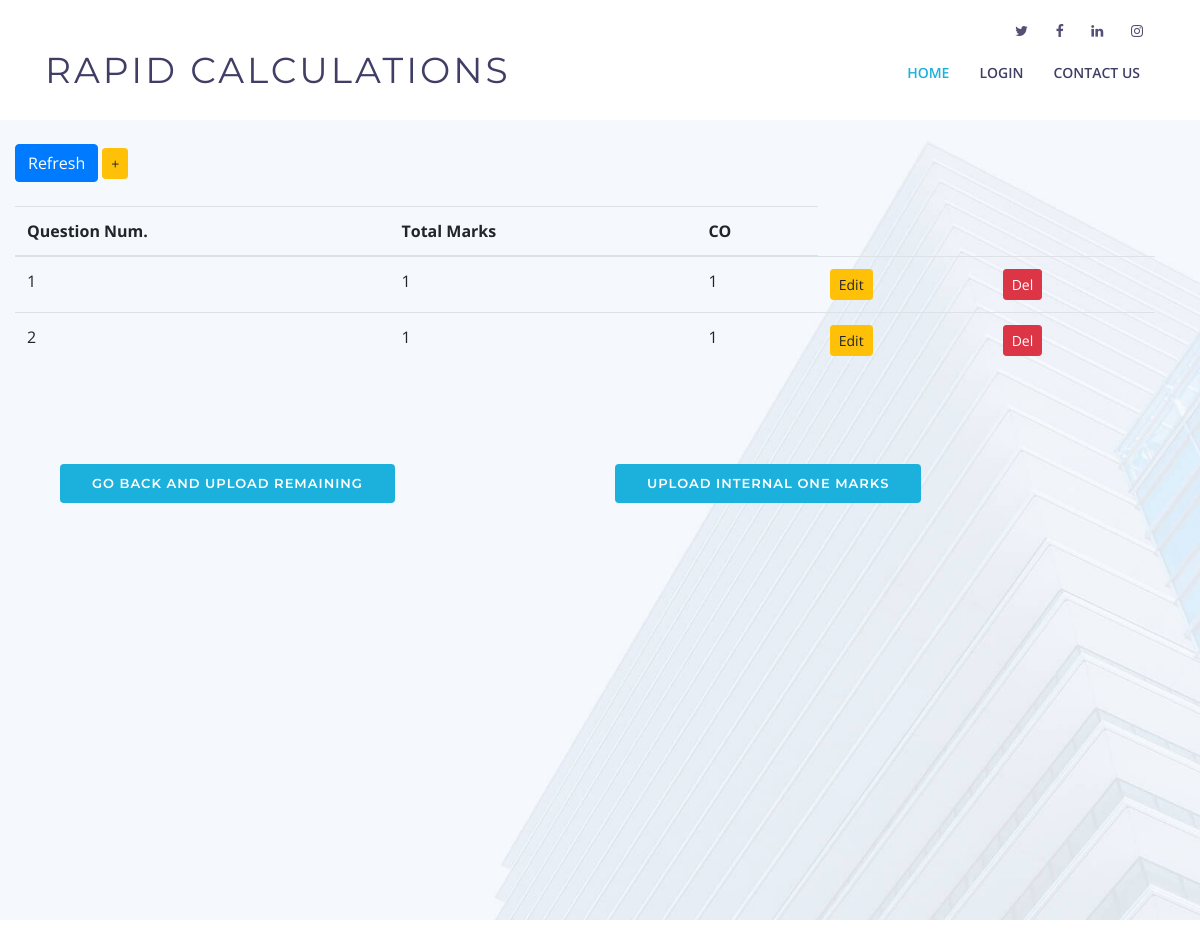
/show_marks_internal_one/, run on an earlier commit of the app's database.
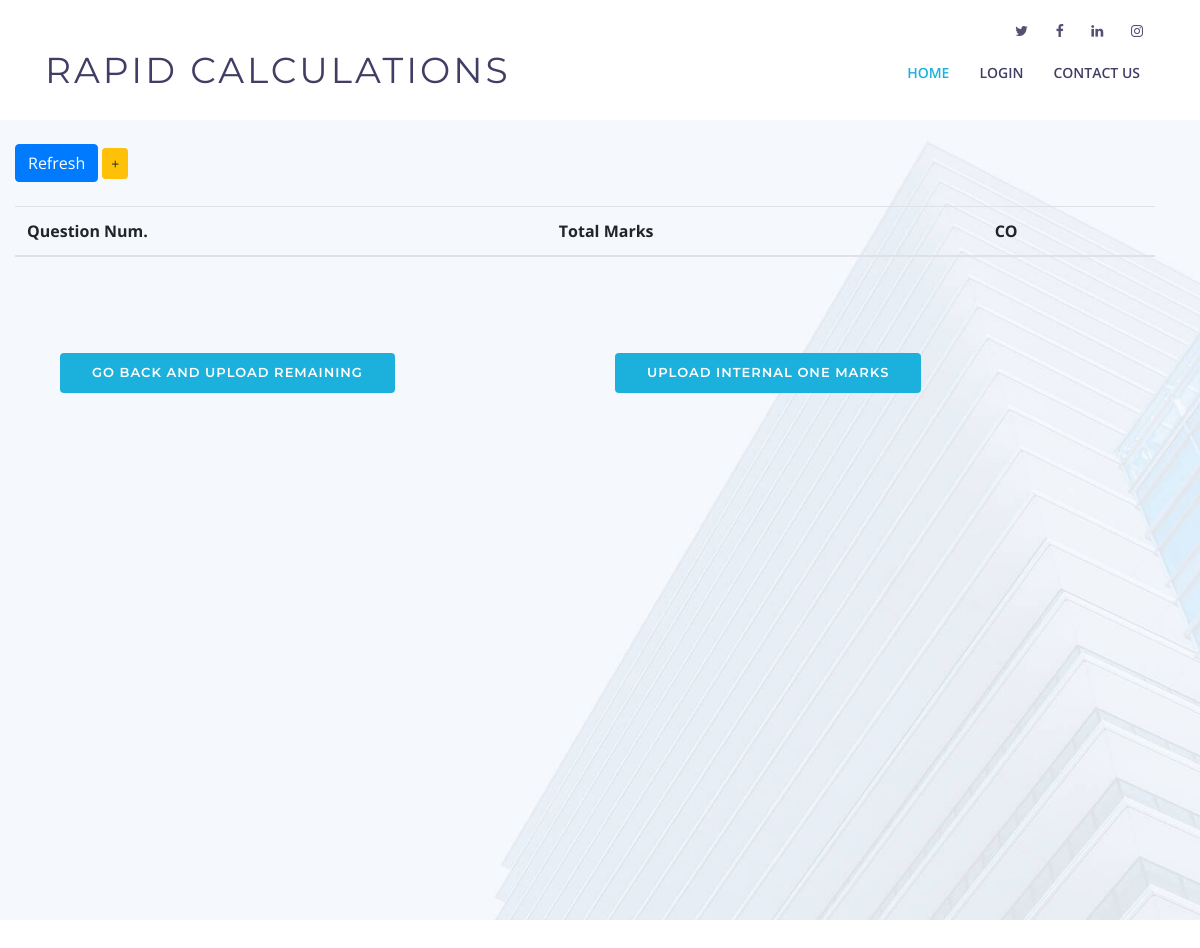
And on a later commit of the database.
### pages/models.py (models this page shows, shortened)
class Total_marks(models.Model):
    qn_num = models.IntegerField(blank=False,
    validators=[MaxValueValidator(20), MinValueValidator(1)])
    marks_for_each_qn = models.IntegerField(blank=False,
    validators=[MaxValueValidator(10), MinValueValidator(1)])
    choices = (
        (1, 'CO1'),
        (2, 'CO2'),
        (3, 'CO3'),
        (4, 'CO4'),
        (5, 'CO5')
    )
    CO_for_each_qn = models.IntegerField(choices=choices, default = 1)
    class Meta:
        abstract = True

class Internal_one_Total_marks(Total_marks):
    pass

### pages/views.py (the view)
# urls.py: path('show_marks_internal_one/', show_marks_internal_one, name="show_marks_internal_one"),
def show_marks_internal_one(request):
    return show_marks_attributes(request, Internal_one_Total_marks, "internal_one_marks.html")

### pages/views.py (called while the page is built)
def show_marks_attributes(request, model, html_file):
    items = model.objects.all()
    context = {
        'marks_items' : items,
    }
    return render(request, html_file, context)

### templates/internal_one_marks.html (shortened to what this page needs)
<!DOCTYPE html>
<html lang="en">
<head>
  <link href="/static/pages/lib/bootstrap/css/bootstrap.min.css" rel="stylesheet">
  <link href="/static/pages/lib/font-awesome/css/font-awesome.min.css" rel="stylesheet">
  <link href="/static/pages/lib/animate/animate.min.css" rel="stylesheet">
  <link href="/static/pages/lib/ionicons/css/ionicons.min.css" rel="stylesheet">
  <link href="/static/pages/lib/owlcarousel/assets/owl.carousel.min.css" rel="stylesheet">
  <link href="/static/pages/lib/lightbox/css/lightbox.min.css" rel="stylesheet">
  <link rel="stylesheet" href="/static/pages/css/style.css" type="text/css">
</head>
<body>
  <header id="header">
    <div id="topbar">
      <div class="container">
        <div class="social-links">
          <a href="https://twitter.com/kctofficial?lang=en" class="twitter"><i class="fa fa-twitter"></i></a>
          <a href="https://www.facebook.com/KCT.edu/" class="facebook"><i class="fa fa-facebook"></i></a>
          <a href="https://in.linkedin.com/school/kct/" class="linkedin"><i class="fa fa-linkedin"></i></a>
          <a href="https://www.instagram.com/kct_84/?hl=en" class="instagram"><i class="fa fa-instagram"></i></a>
        </div>
      </div>
    </div>
    <div class="container">
      <div class="logo float-left">
        <h1 class="text-light"><a href="#intro" class="scrollto"><span>Rapid Calculations</span></a></h1>
      </div>
      <nav class="main-nav float-right d-none d-lg-block">
        <ul>
          <li class="active"><a href="{% url 'home' %}">Home</a></li>
          <li><a href="{% url 'login' %}">Login</a></li>
          <li><a href="#footer">Contact Us</a></li>
        </ul>
      </nav>
    </div>
  </header>
  <br><br><br><br><br>
  <section id="intro">
    <div class="container">
    <div class="row">
        <div class="row table-responsive">
          <br>
          <div class="button">
            <a href="{% url 'show_marks_internal_one' %}" class="btn btn-primary btn-md" role="button"> Refresh</a>
            <a href="{% url 'add_marks_internal_one' %}" class="btn btn-warning btn-sm" role="button"> +</a>
          </div>
          <br>
            <table class="table table-hover table-stripped">
              <thead>
                <tr>
                  <th>Question Num.</th>
                  <th>Total Marks</th>
                  <th>CO</th>
                </tr>
              </thead>
              <tbody>
                  {% for item in marks_items %}
                  <tr>
                    <td> {{ item.qn_num }}</td>
                    <td>{{ item.marks_for_each_qn }}</td>
                      <td>{{ item.CO_for_each_qn }}</td>
                    <td>
                      <a href="{% url 'edit_marks_internal_one' item.pk %}" class="btn btn-warning btn-sm" role="button"> Edit</a>
                    </td>
                    <td>
                      <a href="{% url 'del_marks_internal_one' item.pk %}" class="btn btn-danger btn-sm" role="button"> Del</a>
                    </td>
                  </tr>
                  {% endfor %}
              </tbody>
            </table>
      </div>
      <div class="container d-flex h-100">
        <div class="col-md-6 intro-info order-md-first order-last">
          <a href="{% url 'select_sub' %}" class="btn-get-started scrollto"> Go Back and Upload Remaining </a>
        </div>
        <div class="col-md-6 intro-info order-md-first order-last">
          <a href="{% url 'upload_internal_one' %}" class="btn-get-started scrollto"> Upload Internal One Marks </a>
        </div>
      </div>
  </section>
<br><br><br><br><br>
  </body>
  </html>

What changed in the data, as far as the page shows it:
removed Internal_one_Total_marks: qn_num "1", marks_for_each_qn "1", CO_for_each_qn "1"
removed Internal_one_Total_marks: qn_num "2", marks_for_each_qn "1", CO_for_each_qn "1"
